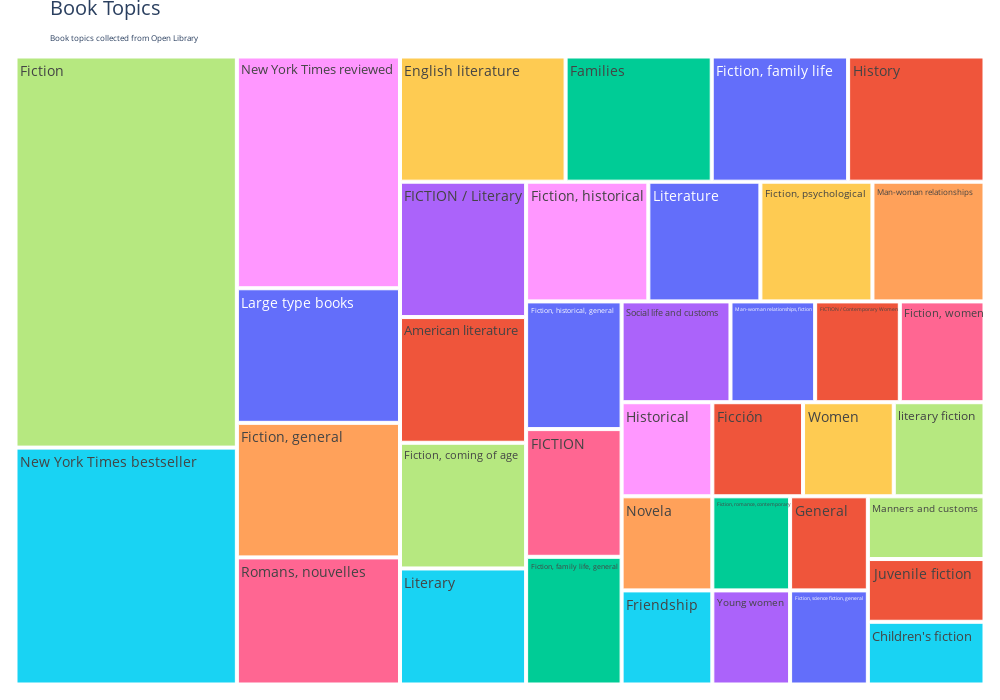

Notebook cell for this chart:
### Code cell
fig = tree_topics(my_read_topics)
fig.show()

### Figure 1 — Plotly figure (JSON) as saved in the notebook; plotly's stock layout.template omitted (floating-point values rounded to 4 significant figures)
{"data": [{"branchvalues": "total", "customdata": ["Children's fiction", "Manners and customs", "Juvenile fiction", "General", "Young women", "Fiction, science fiction, general", "Fiction, romance, contemporary", "Fiction, women", "Women", "Novela", "Man-woman relationships, fiction", "Historical", "Friendship", "literary fiction", "FICTION / Contemporary Women", "Ficción", "Social life and customs", "Fiction, historical, general", "Fiction, family life, general", "FICTION", "Fiction, psychological", "Man-woman relationships", "Literature", "Fiction, historical", "Literary", "Fiction, coming of age", "American literature", "History", "FICTION / Literary", "Fiction, family life", "Families", "Romans, nouvelles", "English literature", "Fiction, general", "Large type books", "New York Times reviewed", "New York Times bestseller", "Fiction"], "domain": {"x": [0, 1], "y": [0, 1]}, "hovertemplate": "<b>%{label}</b><br>Count: %{value}<extra></extra>", "hovertext": ["Man-woman relationships, fiction", "FICTION / Contemporary Women", "Fiction, romance, contemporary", "American literature", "Large type books", "Young women", "Fiction, general", "New York Times bestseller", "Fiction, women", "Families", "Fiction, coming of age", "Romans, nouvelles", "Historical", "English literature", "Literature", "Fiction, historical, general", "Fiction, family life", "Social life and customs", "History", "Fiction", "General", "Novela", "FICTION", "Fiction, psychological", "Man-woman relationships", "Friendship", "Ficción", "New York Times reviewed", "FICTION / Literary", "Fiction, science fiction, general", "Manners and customs", "Women", "Juvenile fiction", "Fiction, family life, general", "Literary", "Fiction, historical", "Children's fiction", "literary fiction"], "ids": ["Man-woman relationships, fiction", "FICTION / Contemporary Women", "Fiction, romance, contemporary", "American literature", "Large type books", "Young women", "Fiction, general", "New York Times bestseller", "Fiction, women", "Families", "Fiction, coming of age", "Romans, nouvelles", "Historical", "English literature", "Literature", "Fiction, historical, general", "Fiction, family life", "Social life and customs", "History", "Fiction", "General", "Novela", "FICTION", "Fiction, psychological", "Man-woman relationships", "Friendship", "Ficción", "New York Times reviewed", "FICTION / Literary", "Fiction, science fiction, general", "Manners and customs", "Women", "Juvenile fiction", "Fiction, family life, general", "Literary", "Fiction, historical", "Children's fiction", "literary fiction"], "labels": ["Man-woman relationships, fiction", "FICTION / Contemporary Women", "Fiction, romance, contemporary", "American literature", "Large type books", "Young women", "Fiction, general", "New York Times bestseller", "Fiction, women", "Families", "Fiction, coming of age", "Romans, nouvelles", "Historical", "English literature", "Literature", "Fiction, historical, general", "Fiction, family life", "Social life and customs", "History", "Fiction", "General", "Novela", "FICTION", "Fiction, psychological", "Man-woman relationships", "Friendship", "Ficción", "New York Times reviewed", "FICTION / Literary", "Fiction, science fiction, general", "Manners and customs", "Women", "Juvenile fiction", "Fiction, family life, general", "Literary", "Fiction, historical", "Children's fiction", "literary fiction"], "marker": {"colors": ["#636efa", "#EF553B", "#00cc96", "#EF553B", "#636efa", "#ab63fa", "#FFA15A", "#19d3f3", "#FF6692", "#00cc96", "#B6E880", "#FF6692", "#FF97FF", "#FECB52", "#636efa", "#636efa", "#636efa", "#ab63fa", "#EF553B", "#B6E880", "#EF553B", "#FFA15A", "#FF6692", "#FECB52", "#FFA15A", "#19d3f3", "#EF553B", "#FF97FF", "#ab63fa", "#636efa", "#B6E880", "#FECB52", "#EF553B", "#00cc96", "#19d3f3", "#FF97FF", "#19d3f3", "#B6E880"]}, "name": "", "parents": ["", "", "", "", "", "", "", "", "", "", "", "", "", "", "", "", "", "", "", "", "", "", "", "", "", "", "", "", "", "", "", "", "", "", "", "", "", ""], "textfont": {"size": 14}, "type": "treemap", "values": [7, 7, 6, 13, 18, 6, 18, 43, 7, 15, 13, 17, 7, 17, 11, 10, 14, 9, 14, 71, 6, 7, 10, 11, 11, 7, 7, 31, 14, 6, 6, 7, 6, 10, 12, 12, 6, 7]}], "layout": {"autosize": true, "font": {"size": 14}, "height": 700, "hoverlabel": {"font": {"size": 12}}, "legend": {"tracegroupgap": 0}, "margin": {"b": 10, "l": 10, "r": 10, "t": 30}, "title": {"text": "Book Topics<span style=\"font-size: 8px;\"><br>Book topics collected from Open Library</span>"}, "width": 1000}}
